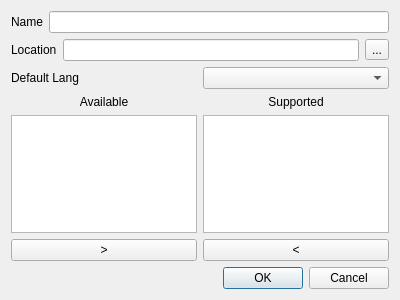
<?xml version="1.0" encoding="UTF-8"?>
<ui version="4.0">
 <class>DialogCreateProject</class>
 <widget class="QDialog" name="DialogCreateProject">
  <property name="geometry">
   <rect>
    <x>0</x>
    <y>0</y>
    <width>400</width>
    <height>300</height>
   </rect>
  </property>
  <property name="windowTitle">
   <string>Project Settings</string>
  </property>
  <layout class="QVBoxLayout" name="verticalLayout">
   <item>
    <layout class="QHBoxLayout" name="projectNameLayout">
     <item>
      <widget class="QLabel" name="projectNameLabel">
       <property name="text">
        <string>Name</string>
       </property>
      </widget>
     </item>
     <item>
      <widget class="QLineEdit" name="projectNameLineEdit"/>
     </item>
    </layout>
   </item>
   <item>
    <layout class="QHBoxLayout" name="projectLocationLayout">
     <item>
      <widget class="QLabel" name="projectLocationLabel">
       <property name="text">
        <string>Location</string>
       </property>
      </widget>
     </item>
     <item>
      <widget class="QLineEdit" name="projectLocationLineEdit"/>
     </item>
     <item>
      <widget class="QToolButton" name="projectLocationFindButton">
       <property name="text">
        <string>...</string>
       </property>
      </widget>
     </item>
    </layout>
   </item>
   <item>
    <layout class="QHBoxLayout" name="defaultLangLayout">
     <item>
      <widget class="QLabel" name="defaultLangLabel">
       <property name="text">
        <string>Default Lang</string>
       </property>
      </widget>
     </item>
     <item>
      <widget class="QComboBox" name="defaultLangComboBox"/>
     </item>
    </layout>
   </item>
   <item>
    <layout class="QGridLayout" name="langListLayout">
     <item row="0" column="1">
      <widget class="QLabel" name="supportedLabel">
       <property name="text">
        <string>Supported</string>
       </property>
       <property name="alignment">
        <set>Qt::AlignCenter</set>
       </property>
      </widget>
     </item>
     <item row="0" column="0">
      <widget class="QLabel" name="availableLabel">
       <property name="text">
        <string>Available</string>
       </property>
       <property name="alignment">
        <set>Qt::AlignCenter</set>
       </property>
      </widget>
     </item>
     <item row="2" column="0">
      <widget class="QPushButton" name="moveToSupportedButton">
       <property name="text">
        <string>&gt;</string>
       </property>
      </widget>
     </item>
     <item row="2" column="1">
      <widget class="QPushButton" name="moveToAvailableButton">
       <property name="text">
        <string>&lt;</string>
       </property>
      </widget>
     </item>
     <item row="1" column="0">
      <widget class="QListWidget" name="availableListWidget"/>
     </item>
     <item row="1" column="1">
      <widget class="QListWidget" name="supportedListWidget"/>
     </item>
    </layout>
   </item>
   <item>
    <widget class="QDialogButtonBox" name="buttonBox">
     <property name="orientation">
      <enum>Qt::Horizontal</enum>
     </property>
     <property name="standardButtons">
      <set>QDialogButtonBox::Cancel|QDialogButtonBox::Ok</set>
     </property>
    </widget>
   </item>
  </layout>
 </widget>
 <resources/>
 <connections>
  <connection>
   <sender>buttonBox</sender>
   <signal>accepted()</signal>
   <receiver>DialogCreateProject</receiver>
   <slot>accept()</slot>
   <hints>
    <hint type="sourcelabel">
     <x>248</x>
     <y>254</y>
    </hint>
    <hint type="destinationlabel">
     <x>157</x>
     <y>274</y>
    </hint>
   </hints>
  </connection>
  <connection>
   <sender>buttonBox</sender>
   <signal>rejected()</signal>
   <receiver>DialogCreateProject</receiver>
   <slot>reject()</slot>
   <hints>
    <hint type="sourcelabel">
     <x>316</x>
     <y>260</y>
    </hint>
    <hint type="destinationlabel">
     <x>286</x>
     <y>274</y>
    </hint>
   </hints>
  </connection>
 </connections>
</ui>
